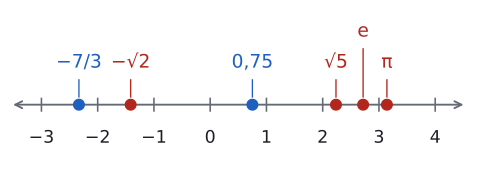

Python code for this plot:
import sys; sys.path.insert(0, "tools")
from cizim import *

# Rasyonel ve irrasyonel sayıların sayı doğrusundaki yaklaşık yerleri.
fig, ax = sekil(6.2, 2.1)
sayi_dogrusu(ax, -3, 4)
NOKTALAR = [  # (değer, etiket, etiket yüksekliği, renk)
    (-7 / 3, "−7/3", 0.42, MAVI),
    (-np.sqrt(2), "−√2", 0.42, KIRMIZI),
    (0.75, "0,75", 0.42, MAVI),
    (np.sqrt(5), "√5", 0.42, KIRMIZI),
    (np.e, "e", 0.82, KIRMIZI),
    (np.pi, "π", 0.42, KIRMIZI),
]
for x, ad, y, renk in NOKTALAR:
    ax.plot(x, 0, "o", color=renk, markersize=8, zorder=5)
    ax.plot([x, x], [0.1, y - 0.1], color=renk, lw=1, zorder=4)
    ax.text(x, y, ad, ha="center", va="bottom", color=renk, fontsize=14)
ax.set_ylim(-0.75, 1.25)
kaydet(fig, __file__)
